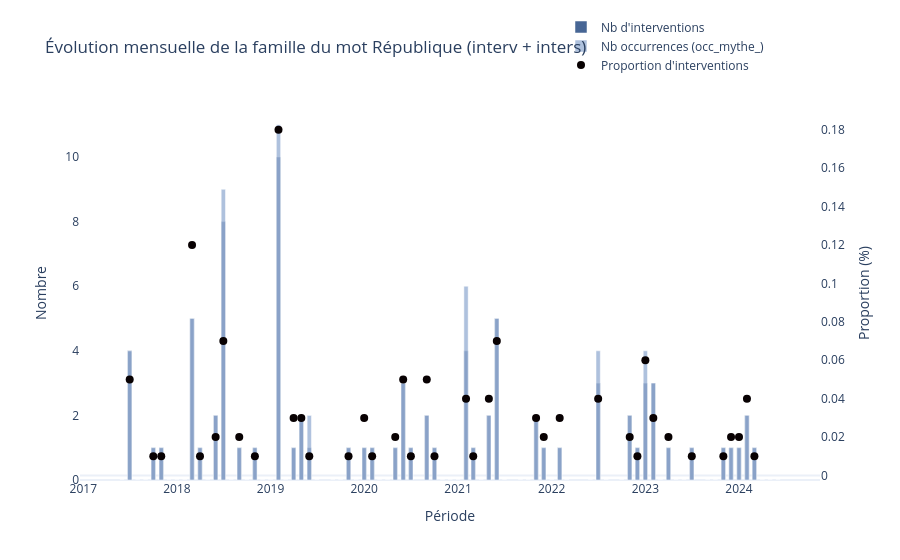

Here is the notebook cell this chart was saved with:
### Code cell
# Tableau et graphique des évolutions annuelles 
diachronique_général(df,  colonne_nombre="occ_mythe_", colonne_condition="interv_mythe_", 
                     objet="famille du mot République",
                     periode="mois", suffixe="interv + inters")

### Figure 1 — Plotly figure (JSON) as saved in the notebook; plotly's stock layout.template omitted (floating-point values rounded to 4 significant figures)
{"data": [{"hovertemplate": "<b>Période : %{x}</b><br>Nb interventions : %{y}<extra></extra>", "marker": {"color": "#1A417B"}, "name": "Nb d'interventions", "opacity": 0.8, "type": "bar", "x": ["2017-06", "2017-07", "2017-08", "2017-09", "2017-10", "2017-11", "2017-12", "2018-01", "2018-02", "2018-03", "2018-04", "2018-05", "2018-06", "2018-07", "2018-08", "2018-09", "2018-10", "2018-11", "2018-12", "2019-01", "2019-02", "2019-03", "2019-04", "2019-05", "2019-06", "2019-07", "2019-09", "2019-10", "2019-11", "2019-12", "2020-01", "2020-02", "2020-03", "2020-04", "2020-05", "2020-06", "2020-07", "2020-09", "2020-10", "2020-11", "2020-12", "2021-01", "2021-02", "2021-03", "2021-04", "2021-05", "2021-06", "2021-07", "2021-09", "2021-10", "2021-11", "2021-12", "2022-01", "2022-02", "2022-03", "2022-06", "2022-07", "2022-08", "2022-10", "2022-11", "2022-12", "2023-01", "2023-02", "2023-03", "2023-04", "2023-05", "2023-06", "2023-07", "2023-09", "2023-10", "2023-11", "2023-12", "2024-01", "2024-02", "2024-03", "2024-04", "2024-05", "2024-06"], "y": [0, 4, 0, 0, 1, 1, 0, 0, 0, 5, 1, 0, 2, 8, 0, 1, 0, 1, 0, 0, 10, 0, 1, 2, 1, 0, 0, 0, 1, 0, 1, 1, 0, 0, 1, 3, 1, 2, 1, 0, 0, 0, 4, 1, 0, 2, 5, 0, 0, 0, 2, 1, 0, 1, 0, 0, 3, 0, 0, 2, 1, 3, 3, 0, 1, 0, 0, 1, 0, 0, 1, 1, 1, 2, 1, 0, 0, 0]}, {"hovertemplate": "<b>Période : %{x}</b><br>Nb occurrences : %{y}<extra></extra>", "marker": {"color": "#9BB2D5"}, "name": "Nb occurrences (occ_mythe_)", "opacity": 0.8, "type": "bar", "x": ["2017-06", "2017-07", "2017-08", "2017-09", "2017-10", "2017-11", "2017-12", "2018-01", "2018-02", "2018-03", "2018-04", "2018-05", "2018-06", "2018-07", "2018-08", "2018-09", "2018-10", "2018-11", "2018-12", "2019-01", "2019-02", "2019-03", "2019-04", "2019-05", "2019-06", "2019-07", "2019-09", "2019-10", "2019-11", "2019-12", "2020-01", "2020-02", "2020-03", "2020-04", "2020-05", "2020-06", "2020-07", "2020-09", "2020-10", "2020-11", "2020-12", "2021-01", "2021-02", "2021-03", "2021-04", "2021-05", "2021-06", "2021-07", "2021-09", "2021-10", "2021-11", "2021-12", "2022-01", "2022-02", "2022-03", "2022-06", "2022-07", "2022-08", "2022-10", "2022-11", "2022-12", "2023-01", "2023-02", "2023-03", "2023-04", "2023-05", "2023-06", "2023-07", "2023-09", "2023-10", "2023-11", "2023-12", "2024-01", "2024-02", "2024-03", "2024-04", "2024-05", "2024-06"], "y": [0, 4, 0, 0, 1, 1, 0, 0, 0, 5, 1, 0, 2, 9, 0, 1, 0, 1, 0, 0, 11, 0, 1, 2, 2, 0, 0, 0, 1, 0, 1, 1, 0, 0, 1, 3, 1, 2, 1, 0, 0, 0, 6, 1, 0, 2, 5, 0, 0, 0, 2, 1, 0, 1, 0, 0, 4, 0, 0, 2, 1, 4, 3, 0, 1, 0, 0, 1, 0, 0, 1, 1, 1, 2, 1, 0, 0, 0]}, {"hovertemplate": "<b>Période : %{x}</b><br>Proportion : %{y:.2f}%<extra></extra>", "line": {"color": "#080102", "width": 2.7}, "marker": {"size": 8, "symbol": "circle"}, "mode": "markers", "name": "Proportion d'interventions", "type": "scatter", "x": ["2017-06", "2017-07", "2017-08", "2017-09", "2017-10", "2017-11", "2017-12", "2018-01", "2018-02", "2018-03", "2018-04", "2018-05", "2018-06", "2018-07", "2018-08", "2018-09", "2018-10", "2018-11", "2018-12", "2019-01", "2019-02", "2019-03", "2019-04", "2019-05", "2019-06", "2019-07", "2019-09", "2019-10", "2019-11", "2019-12", "2020-01", "2020-02", "2020-03", "2020-04", "2020-05", "2020-06", "2020-07", "2020-09", "2020-10", "2020-11", "2020-12", "2021-01", "2021-02", "2021-03", "2021-04", "2021-05", "2021-06", "2021-07", "2021-09", "2021-10", "2021-11", "2021-12", "2022-01", "2022-02", "2022-03", "2022-06", "2022-07", "2022-08", "2022-10", "2022-11", "2022-12", "2023-01", "2023-02", "2023-03", "2023-04", "2023-05", "2023-06", "2023-07", "2023-09", "2023-10", "2023-11", "2023-12", "2024-01", "2024-02", "2024-03", "2024-04", "2024-05", "2024-06"], "y": [NaN, 0.05, NaN, NaN, 0.01, 0.01, NaN, NaN, NaN, 0.12, 0.01, NaN, 0.02, 0.07, NaN, 0.02, NaN, 0.01, NaN, NaN, 0.18, NaN, 0.03, 0.03, 0.01, NaN, NaN, NaN, 0.01, NaN, 0.03, 0.01, NaN, NaN, 0.02, 0.05, 0.01, 0.05, 0.01, NaN, NaN, NaN, 0.04, 0.01, NaN, 0.04, 0.07, NaN, NaN, NaN, 0.03, 0.02, NaN, 0.03, NaN, NaN, 0.04, NaN, NaN, 0.02, 0.01, 0.06, 0.03, NaN, 0.02, NaN, NaN, 0.01, NaN, NaN, 0.01, 0.02, 0.02, 0.04, 0.01, NaN, NaN, NaN], "yaxis": "y2"}], "layout": {"bargap": 0.4, "barmode": "overlay", "legend": {"bgcolor": "rgba(255,255,255,0.7)", "x": 0.65, "y": 1.25}, "title": {"text": "Évolution mensuelle de la famille du mot République (interv + inters)"}, "xaxis": {"title": {"text": "Période"}}, "yaxis": {"showgrid": false, "title": {"text": "Nombre"}}, "yaxis2": {"overlaying": "y", "showgrid": false, "side": "right", "title": {"text": "Proportion (%)"}}}}
